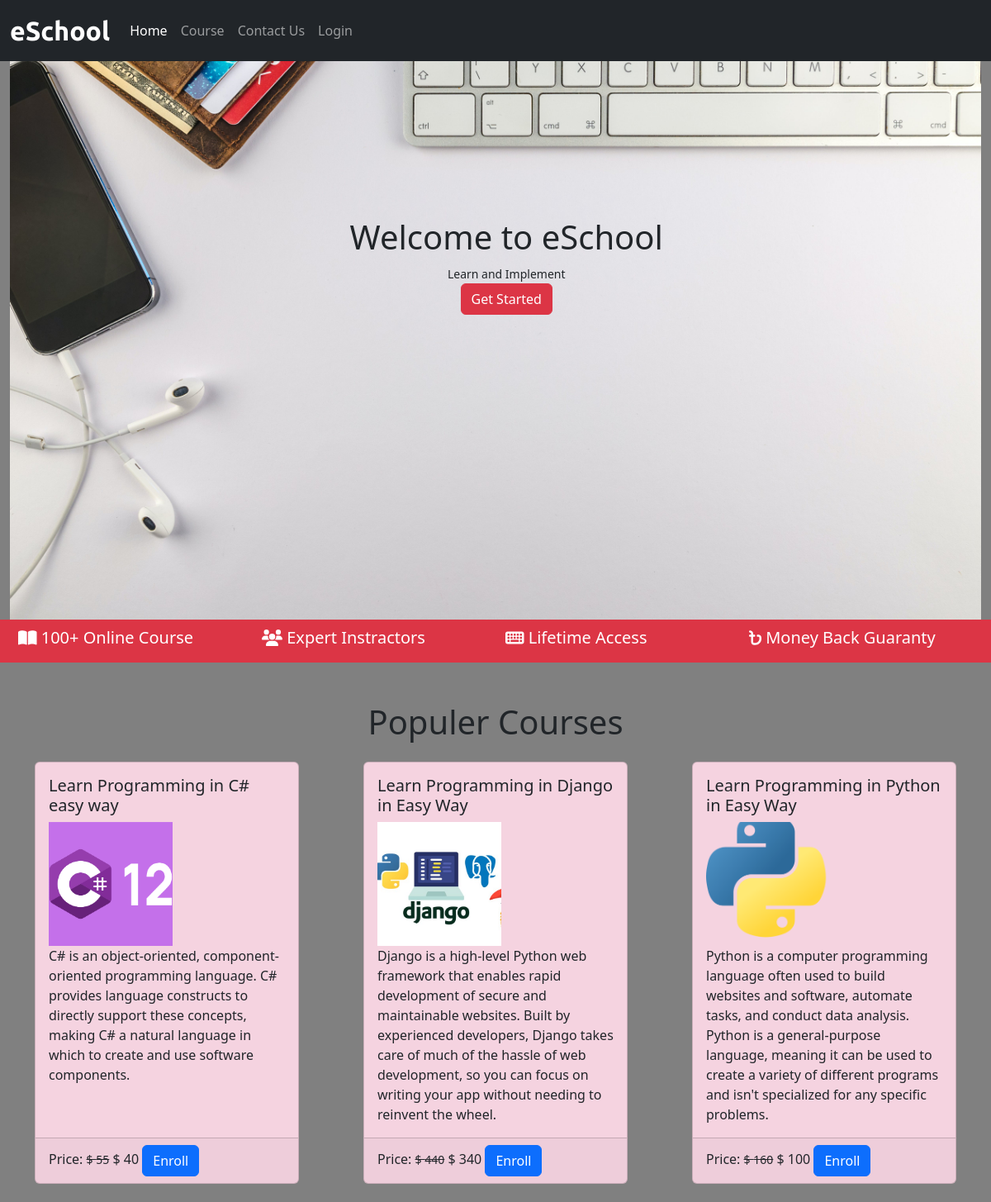
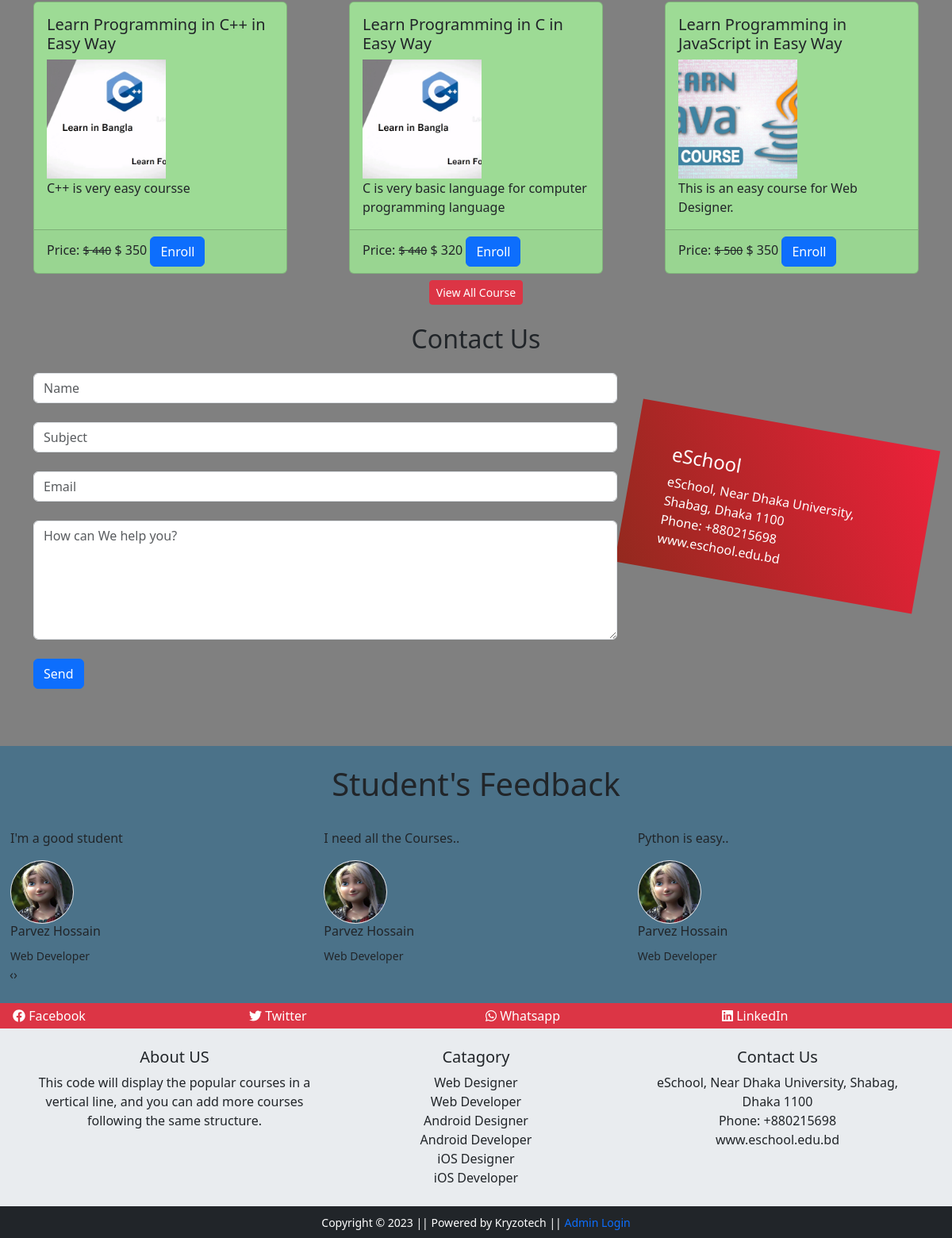
Page /eSchool/index.php on the committed database (2 pictures, top to bottom).
### tables this page shows
CREATE TABLE `courses` (
  `c_id` int(11) NOT NULL,
  `c_name` text NOT NULL,
  `c_desc` text NOT NULL,
  `c_author` varchar(255) NOT NULL,
  `c_img` text NOT NULL,
  `c_duration` text NOT NULL,
  `c_price` int(11) NOT NULL,
  `c_originalprice` int(11) NOT NULL
);

CREATE TABLE `feedback` (
  `f_id` int(11) NOT NULL,
  `f_content` text NOT NULL,
  `stu_id` int(11) NOT NULL
);

CREATE TABLE `student` (
  `stu_id` int(11) NOT NULL,
  `stu_name` varchar(255) NOT NULL,
  `stu_contact` varchar(255) NOT NULL,
  `stu_email` varchar(255) NOT NULL,
  `stu_insname` varchar(255) NOT NULL,
  `stu_major` varchar(255) NOT NULL,
  `stu_password` varchar(255) NOT NULL,
  `stu_occ` varchar(255) NOT NULL,
  `stu_img` text NOT NULL,
  `stu_paddress` varchar(255) NOT NULL
);

### eSchool/index.php (the view, shortened to what this page needs)
	<?php
	include('includes/header.php');
	?>
	<div class="container-fluid">
		<div class="imgparent">
			<div class="vid-content">
				<h1 class="my-content">Welcome to eSchool</h1>
				<small class="my-content">Learn and Implement</small><br>
				<?php
	        if (!isset($_SESSION['is_login'])) {
	          echo '
					<a href="#" class="btn btn-danger" data-bs-toggle="modal" data-bs-target="#examplesModal">Get Started</a>
					';
				}else{
					echo '<a href="student/stuprofile.php" class="btn btn-primary">My Profile</a>';
				}
			?>
			</div>
		</div>
	</div>
	<div class="container-fluid bg-danger txt-banner">
    <div class="row bottom-banner">
      <div class="col-sm">
        <h5><i class="fas fa-book-open mr-3"></i> 100+ Online Course</h5>
      </div>
      <div class="col-sm">
        <h5><i class="fas fa-users mr-3"></i> Expert Instractors</h5>
      </div>
      <div class="col-sm">
        <h5><i class="fas fa-keyboard mr-3"></i> Lifetime Access</h5>
      </div>
      <div class="col-sm">
        <h5><i class="fa-solid fa-bangladeshi-taka-sign"></i> Money Back Guaranty</h5>
      </div>
    </div>
  </div>
	<div class="section" id="popular-courses-section">
				<div class="container mt-5">
					<h1 class="text-center">Populer Courses</h1>
					<div class="d-flex justify-content-between mt-4">
						<?php
						$sql = "SELECT * FROM courses LIMIT 3";
						$result = $conn->query($sql);
						if ($result->num_rows > 0) {
							while($row = $result->fetch_assoc()){
								$course_id = $row['c_id'];
								echo '<div class="card" style="width: 20rem; background-color: #f5d3e0;">
			        <div class="card-body">
			            <h5 class="card-title">'.$row["c_name"].'</h5>
			            <img src=" '.str_replace('..', '.', $row['c_img']).' " style="height: 150px; width: 150px; object-fit: cover;">
			            <p class="card-text">'.$row["c_desc"].'</p>
			        </div>
			        <div class="card-footer">
			            <p class="card-text d-inline">Price: <small><del>$ '.$row["c_originalprice"].'</del></small> <span class="font-weight-bolder">$ '.$row["c_price"].'</span></p>
			            <a class="btn btn-primary text-white font-weight-bolder float-right" href="coursedetails.php?c_id='.$course_id.'">Enroll</a>
			        </div>
			    </div>';
							}
						}
						?>
			</div>
				<div class="d-flex justify-content-between mt-4">
						<?php
						$sql = "SELECT * FROM courses LIMIT 3, 3";
						$result = $conn->query($sql);
						if ($result->num_rows > 0) {
							while($row = $result->fetch_assoc()){
								$course_id = $row['c_id'];
								echo '<div class="card" style="width: 20rem; background-color: #9ddb95;">
			        <div class="card-body">
			            <h5 class="card-title">'.$row["c_name"].'</h5>
			            <img src=" '.str_replace('..', '.', $row['c_img']).' " style="height: 150px; width: 150px; object-fit: cover;">
			            <p class="card-text">'.$row["c_desc"].'</p>
			        </div>
			        <div class="card-footer">
			            <p class="card-text d-inline">Price: <small><del>$ '.$row["c_originalprice"].'</del></small> <span class="font-weight-bolder">$ '.$row["c_price"].'</span></p>
			            <a class="btn btn-primary text-white font-weight-bolder float-right" href="coursedetails.php?c_id='.$course_id.'">Enroll</a>
			        </div>
			    </div>';
							}
						}
						?>
			</div>
		<div class="text-center m-2">
			<a class="btn btn-danger btn-sm" href="courses.php">View All Course</a>
		</div>
	</div>
	</div>
	<?php include('includes/contact.php') ?>
		<div class="container-fluid mt-5" style="background-color: #4B7289;" id="Feedback">
    <h1 class="text-center testyheading p-4">Student's Feedback</h1>
    <div class="row">
        <div class="col-md-12">
            <div id="testimonial-slider" class="owl-carousel">
                <?php
                $sql = "SELECT s.stu_name, s.stu_occ, s.stu_img, f.f_content FROM student AS s JOIN feedback AS f ON s.stu_id = f.stu_id";
                $result = $conn->query($sql);
                if ($result->num_rows > 0) {
                    while($row = $result->fetch_assoc()){
                        $stuimg = $row['stu_img'];
                        ?>
                        <div class="testimonial">
                            <p class="description"><?php echo $row['f_content'] ?? ''; ?></p>
                            <div class="pic">
                                <?php if ($stuimg) { ?>
                                    <img class="img-thumbnail rounded-circle" src="<?php echo $stuimg; ?>" alt="Stu_image" style="width: 80px !important; height: 80px !important; margin: 0px; padding: 0px;"/>
                                <?php } else { ?>
                                    <img class="img-thumbnail rounded-circle" src="default_image.jpg" alt="Default Image" style="width: 80px !important; height: 80px !important; margin: 0px; padding: 0px;"/>
                                <?php } ?>
                            </div>
                            <div class="testimonial-proof">
                                <h6><?php echo $row['stu_name']; ?></h6>
                                <small><?php echo $row['stu_occ']; ?></small>
                            </div>
                        </div>
                <?php
                    }
                }
                ?>
            </div>
        </div>
    </div>
</div>
  <div class="container-fluid bg-danger">
    <div class="row text-white text-cenetr p-1">
      <div class="col-sm">
        <a class="text-white social-hover" href="#"  style="text-decoration: none !important;"><i class="fa-brands fa-facebook"></i> Facebook</a>
      </div>
      <div class="col-sm">
        <a class="text-white social-hover" href="#"  style="text-decoration: none !important;"><i class="fa-brands fa-twitter"></i> Twitter</a>
      </div>
      <div class="col-sm">
        <a class="text-white social-hover" href="#"  style="text-decoration: none !important;"><i class="fa-brands fa-whatsapp"></i> Whatsapp</a>
      </div>
      <div class="col-sm">
        <a class="text-white social-hover" href="#"  style="text-decoration: none !important;"><i class="fa-brands fa-linkedin"></i> LinkedIn</a>
      </div>
    </div>
  </div>
	<?php include('includes/footer.php') ?>

### eSchool/includes/header.php (shortened to what this page needs)
<!DOCTYPE html>
<html>
<head>
  <link rel="stylesheet" href="https://cdnjs.cloudflare.com/ajax/libs/OwlCarousel2/2.3.4/assets/owl.carousel.min.css">
  <link rel="stylesheet" href="https://cdnjs.cloudflare.com/ajax/libs/OwlCarousel2/2.3.4/assets/owl.theme.default.min.css">
	<link rel="stylesheet" type="text/css" href="assets/css/all.min.css">
	<link rel="stylesheet" type="text/css" href="assets/css/bootstrap.min.css">
	<link rel="stylesheet" type="text/css" href="assets/css/style.css">
</head>
<body>
	<nav class="navbar navbar-expand-sm navbar-dark bg-dark pl-5 fixed-top">
  <div class="container-fluid">
    <a class="navbar-brand" href="index.php">eSchool</a>
    <div class="collapse navbar-collapse" id="navbarNav">
      <ul class="navbar-nav custom-nav pl-5">
        <li class="nav-item">
            <a class="nav-link active" aria-current="page" href="index.php">Home</a>
          </li>
          <li class="nav-item">
              <a class="nav-link custom-nav-item" href="#popular-courses-section">Course</a>
          </li>
          <li class="nav-item">
              <a class="nav-link custom-nav-item" href="#contact-section">Contact Us</a>
          </li>
        <?php
        if (isset($_SESSION['is_login'])) {
          echo '
          <li class="nav-item">
            <a class="nav-link" href="#">Quize and Assessment</a>
          </li>
          <!--<li class="nav-item">
            <a class="nav-link" href="includes/paymentstatus.php">Payment Status</a>
          </li>
          <li class="nav-item">
            <a class="nav-link " href="student/stufeedback.php">Feedback</a>
          </li>
            <li class="nav-item">
            <a class="nav-link" href="student/logout.php">Log Out</a>
          </li>
          <li class="nav-item">
            <a class="nav-link custom-nav-item" href="student/stuprofile.php">My Profile</a>
          </li>-->
          <li class="nav-item dropdown">
          <a class="nav-link dropdown-toggle" href="#" role="button" data-bs-toggle="dropdown" aria-expanded="false">
            My Profile
          </a>
          <ul class="dropdown-menu bg-secondary">
            <li><a class="dropdown-item" href="student/stuprofile.php">Profile</a></li>
            <li><hr class="dropdown-divider"></li>
            <li><a class="dropdown-item" href="student/logout.php">Log Out</a></li>
          </ul>
        </li>
          ';
        } else {
          echo '
            <li class="nav-item">
            <a class="nav-link " href="#" data-bs-toggle="modal" data-bs-target="#examplesModal">Login</a>
          </li>
          <!--<li class="nav-item">
            <a class="nav-link" href="#"  data-bs-toggle="modal" data-bs-target="#exampleModal">Sign UP</a>
          </li>-->
          ';
        }
        ?>
      </ul>
    </div>
  </div>
</nav>
</body>
</html>

### eSchool/includes/contact.php (shortened to what this page needs)
<div class="container mt-4" id="contact-section">
		<h2 class="text-center mb-4">Contact Us</h2>
		<div class="row">
			<div class="col-md-8">
				<form action="" method="post">
					<input class="form-control" type="text" name="name" placeholder="Name" required><br>
					<input class="form-control" type="text" name="subject" placeholder="Subject" required><br>
					<input class="form-control" type="text" name="email" placeholder="Email" required><br>
					<textarea class="form-control" name="massage" placeholder="How can We help you?" style="height: 150px;" required></textarea><br>
					<input type="submit" class="btn btn-primary" value="Send" name="submit"><br><br>
				</form>
			</div>
			<div class="col-md-4 stripe text-white text-cenetr">
				<h4>eSchool</h4>
				<p>eSchool,
				Near Dhaka University,
				Shabag, Dhaka 1100<br />
				Phone: +880215698<br />
				www.eschool.edu.bd
				</p>
			</div>
		</div>
	</div>

### eSchool/includes/footer.php (shortened to what this page needs)
	<div class="container-fluid p-4" style="background-color:#E9ECEF;">
		<div class="container" style="background-color: #E9ECEF;">
			<div class="row text-center">
				<div class="col-sm">
					<h5>About US</h5>
					<p>This code will display the popular courses in a vertical line, and you can add more courses following the same structure.</p>
				</div>
				<div class="col-sm">
					<h5>Catagory</h5>
					<a class="text-dark" href="#"style="text-decoration: none;"> Web Designer</a><br>
					<a class="text-dark" href="#"style="text-decoration: none;"> Web Developer</a><br>
					<a class="text-dark" href="#"style="text-decoration: none;"> Android Designer</a><br>
					<a class="text-dark" href="#"style="text-decoration: none;"> Android Developer</a><br>
					<a class="text-dark" href="#"style="text-decoration: none;"> iOS Designer</a><br>
					<a class="text-dark" href="#"style="text-decoration: none;"> iOS Developer</a><br>
				</div>
				<div class="col-sm">
					<h5>Contact Us</h5>
					<p>eSchool,
				Near Dhaka University,
				Shabag, Dhaka 1100<br />
				Phone: +880215698<br />
				www.eschool.edu.bd </p>
				</div>
			</div>
		</div>
	</div>
	<footer class="container-fluid bg-dark text-center p-2">
		<small class="text-white"> Copyright &copy; 2023 || Powered by Kryzotech || <a href="#" data-bs-toggle="modal" data-bs-target="#adminexampleModal" style="text-decoration: none;">Admin Login</a> </small>
	</footer>
</body>
</html>

### eSchool/assets/css/style.css (style rules this page uses)
body { background-color: gray; }
.navbar-brand { font-family: "Ubuntu", sans-serif !important; font-weight: bold !important; font-size: 2em !important; color: #ffff; }
.imgparent { position: relative; }
img { height: 750px; width: 100%; }
.vid-content { position: absolute; z-index: 2; top: 35%; left: 35%; text-align: center; }
.bottom-banner { color: #fff; padding: 10px !important; }
.stripe { background: linear-gradient(240deg,#ed213a,#93291e) !important; padding: 3rem !important; height: 13rem !important; margin-top: 4rem !important; transform: rotate(10deg) !important; z-index: -5; }

### rows in the picture
courses: c_name "Learn Programming in C# easy way", c_img (picture), c_desc "C# is an object-oriented, component-oriented programming language. C# provides language constructs to directly support these concepts, making C# a natural language in which to create and use software components.", c_originalprice "55", c_price "40"
courses: c_name "Learn Programming in Django in Easy Way", c_img (picture), c_desc "Django is a high-level Python web framework that enables rapid development of secure and maintainable websites. Built by experienced developers, Django takes care of much of the hassle of web development, so you can focus on writing your app without needing to reinvent the wheel.", c_originalprice "440", c_price "340"
courses: c_name "Learn Programming in Python in Easy Way", c_img (picture), c_desc "Python is a computer programming language often used to build websites and software, automate tasks, and conduct data analysis. Python is a general-purpose language, meaning it can be used to create a variety of different programs and isn't specialized for any specific problems.", c_originalprice "160", c_price "100"
courses: c_name "Learn Programming in C++ in Easy Way", c_img (picture), c_desc "C++ is very easy coursse", c_originalprice "440", c_price "350"
courses: c_name "Learn Programming in C in Easy Way", c_img (picture), c_desc "C is very basic language for computer programming language", c_originalprice "440", c_price "320"
courses: c_name "Learn Programming in JavaScript in Easy Way", c_img (picture), c_desc "This is an easy course for Web Designer.", c_originalprice "500", c_price "350"
feedback: f_content "I'm a good student", stu.stu_img (picture), stu.stu_name "Parvez Hossain", stu.stu_occ "Web Developer"
feedback: f_content "I need all the Courses..", stu.stu_img (picture), stu.stu_name "Parvez Hossain", stu.stu_occ "Web Developer"
feedback: f_content "Python is easy..", stu.stu_img (picture), stu.stu_name "Parvez Hossain", stu.stu_occ "Web Developer"
